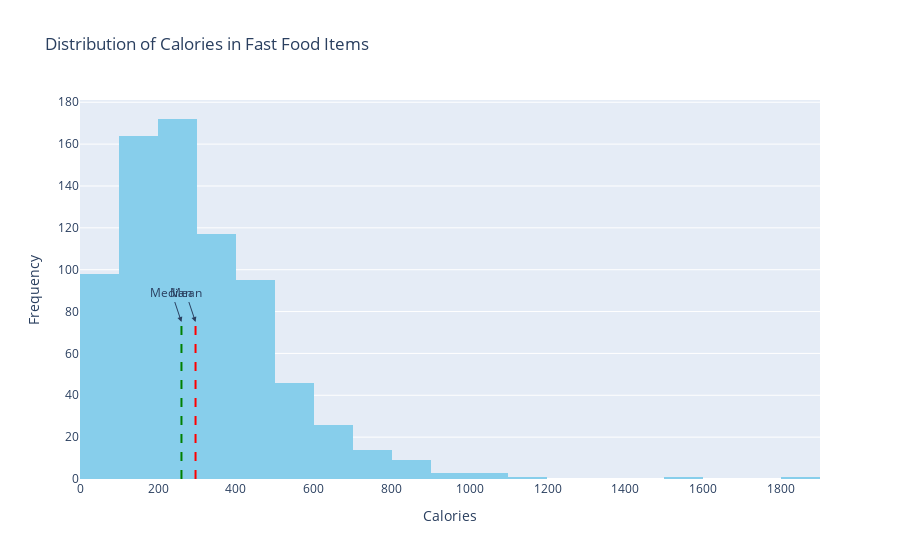
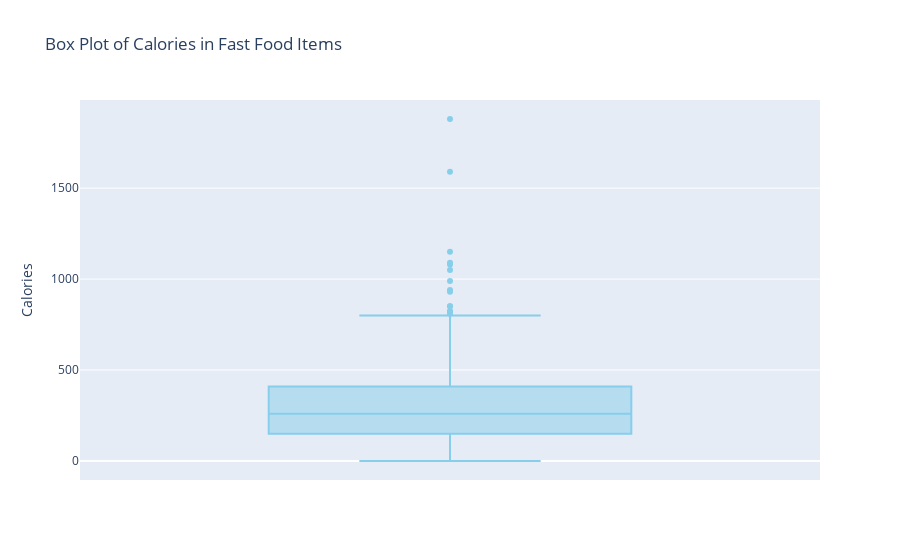
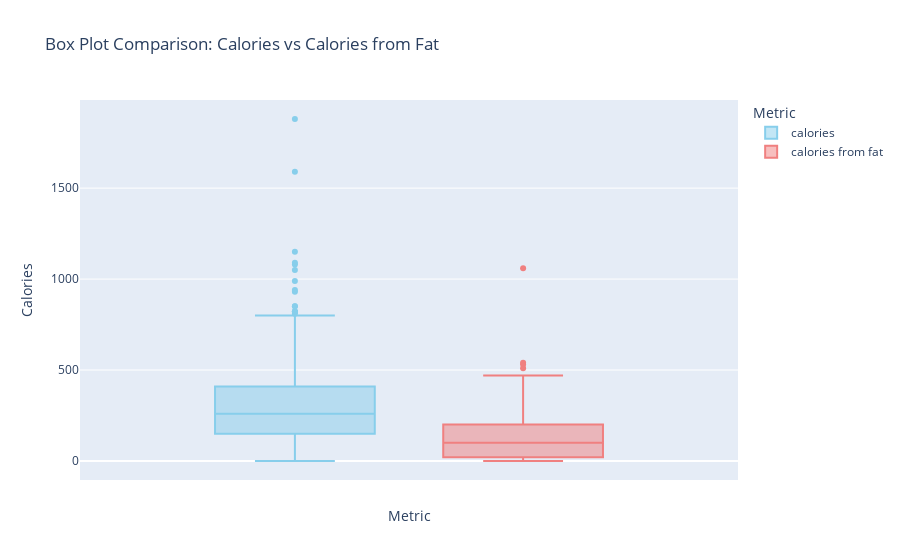
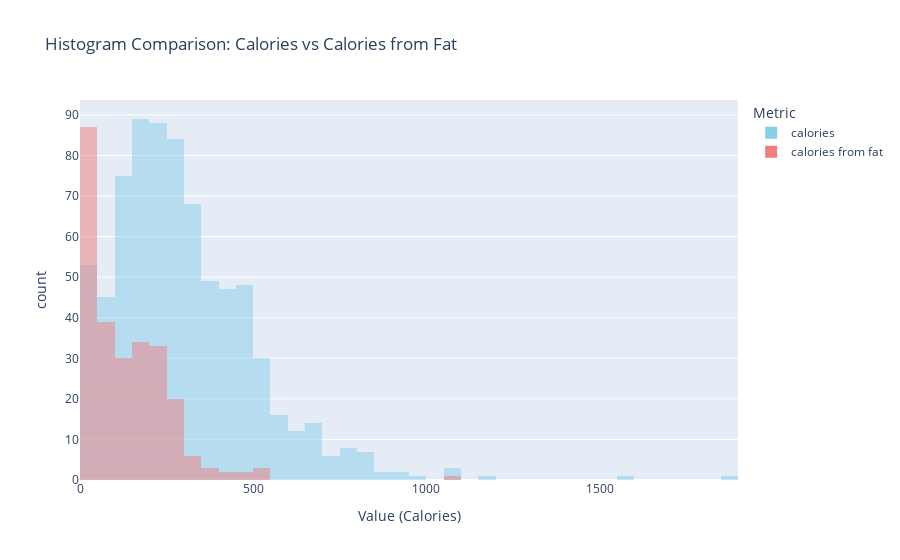

The notebook cell saved with these charts, in order:
### Markdown cell above
6)

### Code cell
import pandas as pd
df = pd.read_csv("https://raw.githubusercontent.com/manuelamc14/fast-food-Nutritional-Database/main/Tables/nutrition.csv")
df

df.head()
print("Column Names:")
print(df.columns)
print("\nSummary Statistics:")
print(df.describe())
print("\nMissing Values:")
print(df.isnull().sum())

import plotly.express as px
fig = px.histogram(df, x='calories', nbins=30, title='Distribution of Calories in Fast Food Items', 
                   labels={'calories': 'Calories'},
                   color_discrete_sequence=['skyblue'])

mean_calories = df['calories'].mean()
median_calories = df['calories'].median()
fig.add_shape(type='line', x0=mean_calories, x1=mean_calories, y0=0, y1=0.1*len(df), 
              line=dict(color='red', dash='dash'), name='Mean')
fig.add_shape(type='line', x0=median_calories, x1=median_calories, y0=0, y1=0.1*len(df), 
              line=dict(color='green', dash='dash'), name='Median')

fig.update_layout(
    annotations=[
        dict(x=mean_calories, y=0.1*len(df), text='Mean', showarrow=True, arrowhead=2),
        dict(x=median_calories, y=0.1*len(df), text='Median', showarrow=True, arrowhead=2)
    ],
    xaxis_title='Calories',
    yaxis_title='Frequency'
)

fig.show()

fig = px.box(df, y='calories', title='Box Plot of Calories in Fast Food Items', 
             labels={'calories': 'Calories'},
             color_discrete_sequence=['skyblue'])
fig.update_layout(
    yaxis_title='Calories',
    boxmode='overlay'  # Overlaying boxes for better visibility
)

fig.show()

df_comparison = df[['calories', 'calories from fat']].melt(var_name='Metric', value_name='Value')

fig = px.box(df_comparison, y='Value', color='Metric', title='Box Plot Comparison: Calories vs Calories from Fat',
             labels={'Value': 'Value (Calories)'}, 
             color_discrete_sequence=['skyblue', 'lightcoral'])

fig.update_layout(
    yaxis_title='Calories',
    xaxis_title='Metric',
    boxmode='group'  # Group the box plots for side-by-side comparison
)

fig.show()

fig = px.histogram(df_comparison, x='Value', color='Metric', barmode='overlay',
                   title='Histogram Comparison: Calories vs Calories from Fat',
                   labels={'Value': 'Value (Calories)'}, 
                   color_discrete_sequence=['skyblue', 'lightcoral'])

fig.show()

### Figure 1 — Plotly figure (JSON) as saved in the notebook; plotly's stock layout.template omitted (floating-point values rounded to 4 significant figures; data arrays with more than 128 entries replaced by an {"elided": "..."} marker saying what was removed)
{"data": [{"alignmentgroup": "True", "bingroup": "x", "hovertemplate": "Calories=%{x}<br>count=%{y}<extra></extra>", "legendgroup": "", "marker": {"color": "skyblue", "pattern": {"shape": ""}}, "name": "", "nbinsx": 30, "offsetgroup": "", "orientation": "v", "showlegend": false, "type": "histogram", "x": {"elided": "750 int values"}, "xaxis": "x", "yaxis": "y"}], "layout": {"annotations": [{"arrowhead": 2, "showarrow": true, "text": "Mean", "x": 296.1, "y": 75}, {"arrowhead": 2, "showarrow": true, "text": "Median", "x": 260, "y": 75}], "barmode": "relative", "legend": {"tracegroupgap": 0}, "shapes": [{"line": {"color": "red", "dash": "dash"}, "name": "Mean", "type": "line", "x0": 296.1, "x1": 296.1, "y0": 0, "y1": 75}, {"line": {"color": "green", "dash": "dash"}, "name": "Median", "type": "line", "x0": 260, "x1": 260, "y0": 0, "y1": 75}], "title": {"text": "Distribution of Calories in Fast Food Items"}, "xaxis": {"anchor": "y", "domain": [0, 1], "title": {"text": "Calories"}}, "yaxis": {"anchor": "x", "domain": [0, 1], "title": {"text": "Frequency"}}}}

### Figure 2 — Plotly figure (JSON) as saved in the notebook; plotly's stock layout.template omitted (floating-point values rounded to 4 significant figures; data arrays with more than 128 entries replaced by an {"elided": "..."} marker saying what was removed)
{"data": [{"alignmentgroup": "True", "hovertemplate": "Calories=%{y}<extra></extra>", "legendgroup": "", "marker": {"color": "skyblue"}, "name": "", "notched": false, "offsetgroup": "", "orientation": "v", "showlegend": false, "type": "box", "x0": " ", "xaxis": "x", "y": {"elided": "750 int values"}, "y0": " ", "yaxis": "y"}], "layout": {"boxmode": "overlay", "legend": {"tracegroupgap": 0}, "title": {"text": "Box Plot of Calories in Fast Food Items"}, "xaxis": {"anchor": "y", "domain": [0, 1]}, "yaxis": {"anchor": "x", "domain": [0, 1], "title": {"text": "Calories"}}}}

### Figure 3 — Plotly figure (JSON) as saved in the notebook; plotly's stock layout.template omitted (floating-point values rounded to 4 significant figures; data arrays with more than 128 entries replaced by an {"elided": "..."} marker saying what was removed)
{"data": [{"alignmentgroup": "True", "hovertemplate": "Metric=calories<br>Value (Calories)=%{y}<extra></extra>", "legendgroup": "calories", "marker": {"color": "skyblue"}, "name": "calories", "notched": false, "offsetgroup": "calories", "orientation": "v", "showlegend": true, "type": "box", "x0": " ", "xaxis": "x", "y": {"elided": "750 int values"}, "y0": " ", "yaxis": "y"}, {"alignmentgroup": "True", "hovertemplate": "Metric=calories from fat<br>Value (Calories)=%{y}<extra></extra>", "legendgroup": "calories from fat", "marker": {"color": "lightcoral"}, "name": "calories from fat", "notched": false, "offsetgroup": "calories from fat", "orientation": "v", "showlegend": true, "type": "box", "x0": " ", "xaxis": "x", "y": {"elided": "750 int values"}, "y0": " ", "yaxis": "y"}], "layout": {"boxmode": "group", "legend": {"title": {"text": "Metric"}, "tracegroupgap": 0}, "title": {"text": "Box Plot Comparison: Calories vs Calories from Fat"}, "xaxis": {"anchor": "y", "domain": [0, 1], "title": {"text": "Metric"}}, "yaxis": {"anchor": "x", "domain": [0, 1], "title": {"text": "Calories"}}}}

### Figure 4 — Plotly figure (JSON) as saved in the notebook; plotly's stock layout.template omitted (floating-point values rounded to 4 significant figures; data arrays with more than 128 entries replaced by an {"elided": "..."} marker saying what was removed)
{"data": [{"alignmentgroup": "True", "bingroup": "x", "hovertemplate": "Metric=calories<br>Value (Calories)=%{x}<br>count=%{y}<extra></extra>", "legendgroup": "calories", "marker": {"color": "skyblue", "opacity": 0.5, "pattern": {"shape": ""}}, "name": "calories", "offsetgroup": "calories", "orientation": "v", "showlegend": true, "type": "histogram", "x": {"elided": "750 int values"}, "xaxis": "x", "yaxis": "y"}, {"alignmentgroup": "True", "bingroup": "x", "hovertemplate": "Metric=calories from fat<br>Value (Calories)=%{x}<br>count=%{y}<extra></extra>", "legendgroup": "calories from fat", "marker": {"color": "lightcoral", "opacity": 0.5, "pattern": {"shape": ""}}, "name": "calories from fat", "offsetgroup": "calories from fat", "orientation": "v", "showlegend": true, "type": "histogram", "x": {"elided": "750 int values"}, "xaxis": "x", "yaxis": "y"}], "layout": {"barmode": "overlay", "legend": {"title": {"text": "Metric"}, "tracegroupgap": 0}, "title": {"text": "Histogram Comparison: Calories vs Calories from Fat"}, "xaxis": {"anchor": "y", "domain": [0, 1], "title": {"text": "Value (Calories)"}}, "yaxis": {"anchor": "x", "domain": [0, 1], "title": {"text": "count"}}}}
